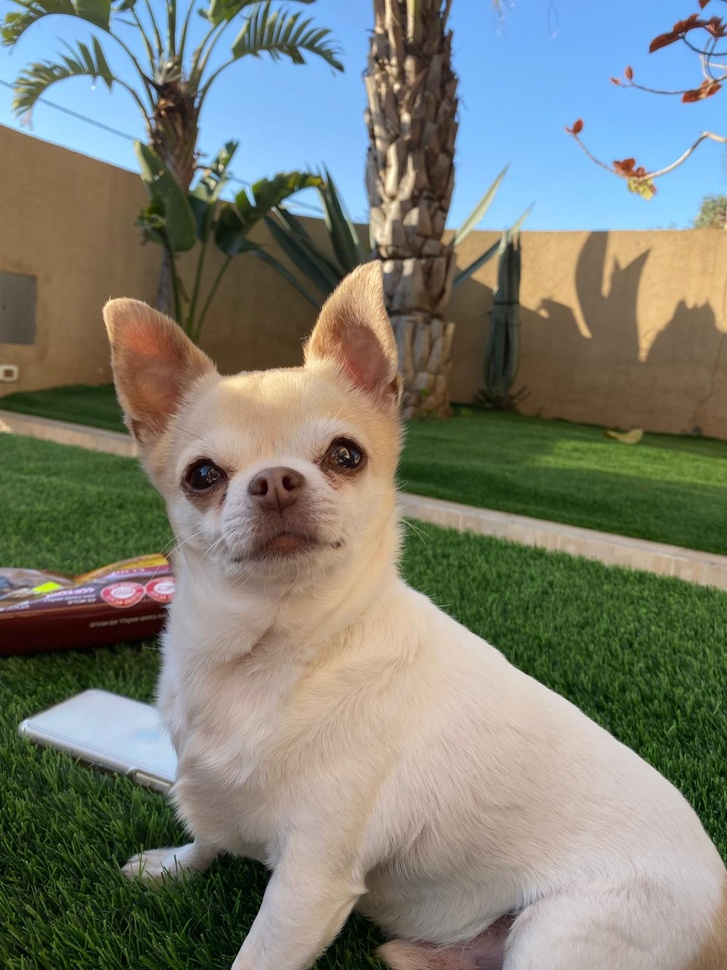
#> input picture IMG-20260103-WA0013.jpg, 727 x 970 px, shrunk from 1200 x 1600 before the run, found by its file name
$ python main.py
#> lines starting #> are read from the running program, lines starting #| are printed output that depends on the picture; after the words box and inside, x2 and y2 are one past the last pixel; in counts of white or black regions, pixels touching at a corner belong together
### image_utils.py
from PIL import Image
import numpy as np
from scipy.signal import convolve2d

def load_image(file_path):
#> called with file_path = '/content/IMG-20260103-WA0013.jpg'
    image = Image.open(file_path)
#> image is the input picture: PIL image 727x970 RGB; mean R, G, B 122.9, 125.7, 114.8
    np_image = np.asarray(image)
    return np_image

# [18 lines left out: function edge_detection, not called in this run]

### main.py
import numpy as np
import matplotlib.pyplot as plt
from PIL import Image
from skimage.filters import median
from skimage.morphology import disk
from scipy.signal import convolve2d # Added for edge_detection

from image_utils import load_image # Only import load_image, edge_detection will be defined here

# Redefine edge_detection to ensure correct parameter usage
def edge_detection(image_array):
    # If the image_array is already grayscale (2D), use it directly.
    # Otherwise, convert 3-channel image to grayscale.
    if image_array.ndim == 3:
        gray_image = np.mean(image_array, axis=2)
    else:
        gray_image = image_array

    kernelY = np.array([[ 1,  0, -1],
                        [ 2,  0, -2],
                        [ 1,  0, -1]])


    kernelX = np.array([[-1, -2, -1],
                        [ 0,  0,  0],
                        [ 1,  2,  1]])

    edgeY = convolve2d(gray_image, kernelY, mode='same', boundary='fill', fillvalue=0)
    edgeX = convolve2d(gray_image, kernelX, mode='same', boundary='fill', fillvalue=0)

    edgeMAG = np.sqrt(edgeX**2 + edgeY**2)

    return edgeMAG


path = '/content/IMG-20260103-WA0013.jpg'
original_np = load_image(path)

gray_image = np.mean(original_np, axis=2).astype(np.uint8)
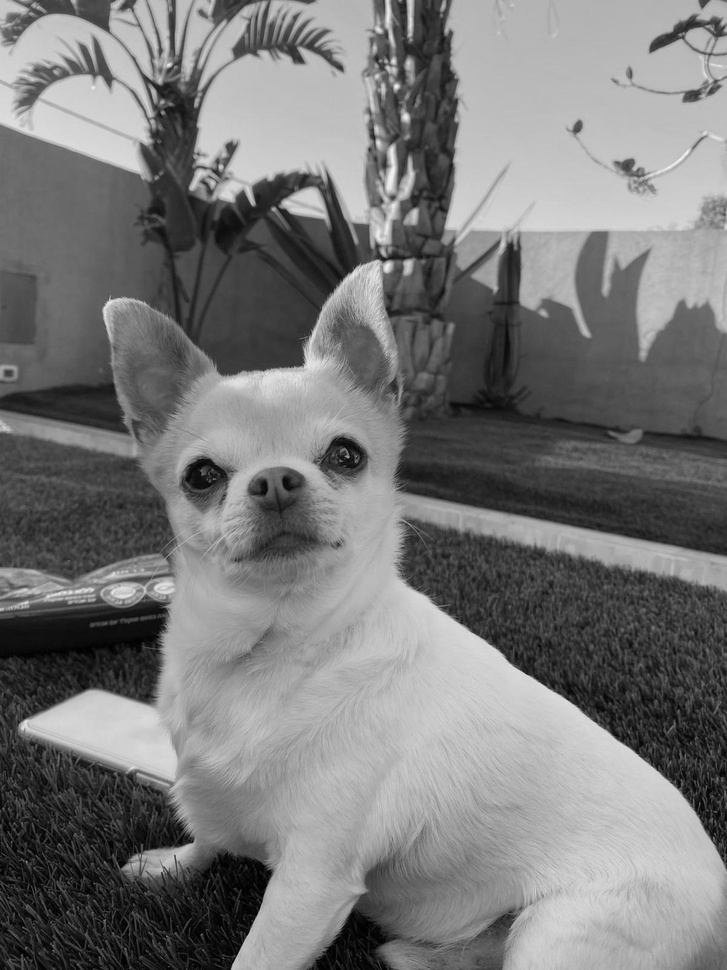
#> gray_image: shape (970, 727); min 0, max 247, mean 120.8
clean_image = median(gray_image, disk(3))

edgeMAG = edge_detection(clean_image)
#> in edge_detection, `edgeY = convolve2d(gray_image, kernelY, mode='same', boundary='fill', ..`:
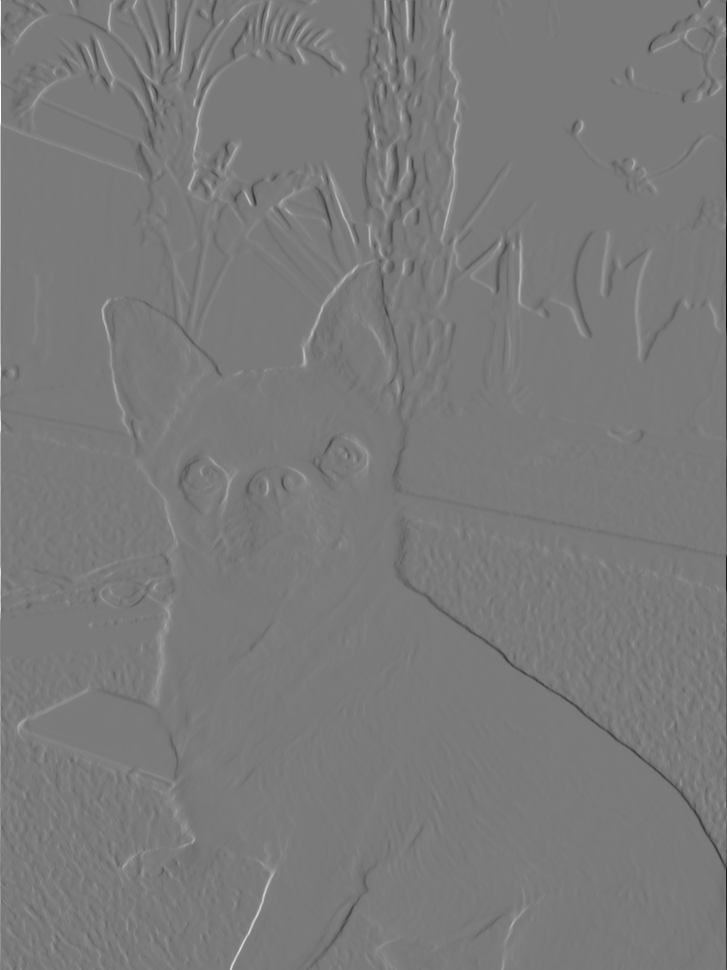
#> edgeY: shape (970, 727) int64; min -812, max 876, mean 0.1; drawn with min black and max white
#> in edge_detection, `edgeX = convolve2d(gray_image, kernelX, mode='same', boundary='fill', ..`:
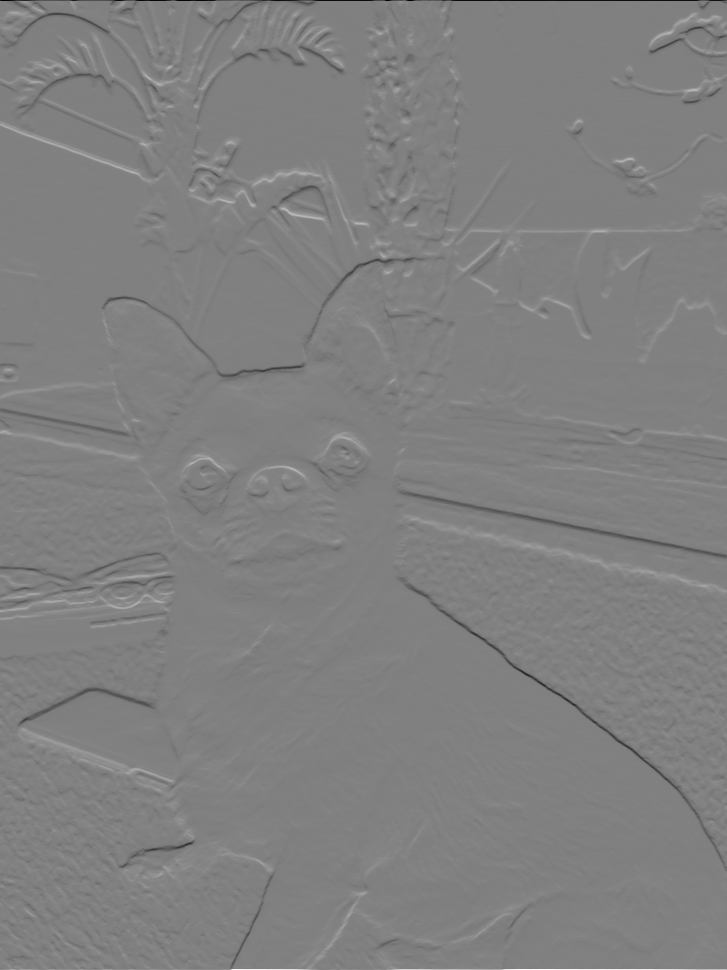
#> edgeX: shape (970, 727) int64; min -796, max 784, mean 0.2; drawn with min black and max white
#> in edge_detection, `edgeMAG = np.sqrt(edgeX**2 + edgeY**2)`:
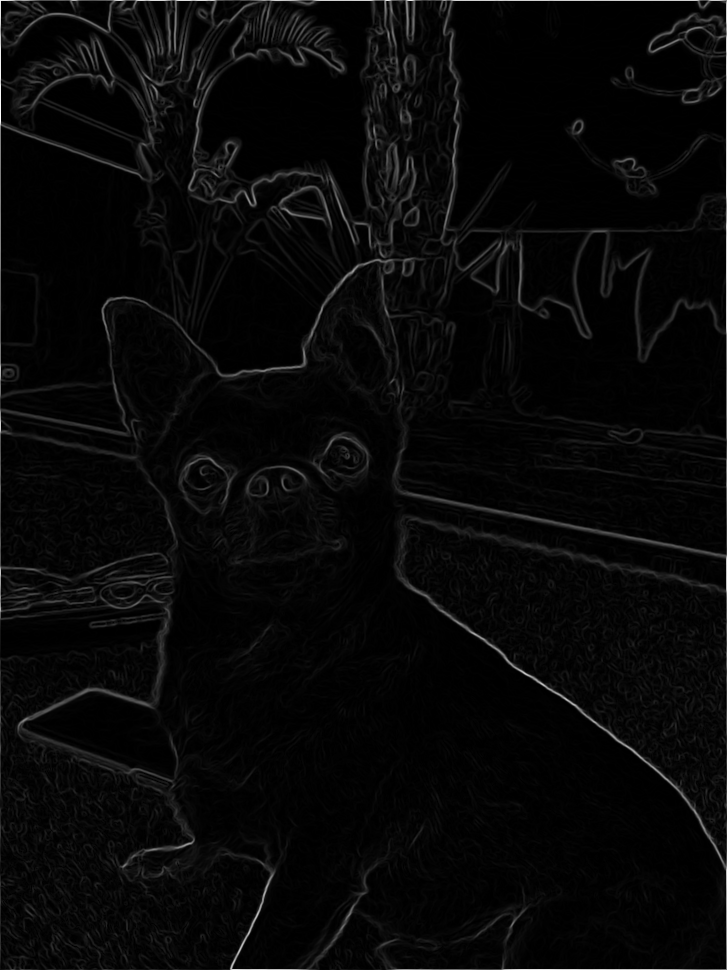
#> edgeMAG: shape (970, 727) float64; min 0, max 876, mean 28.3; drawn with min black and max white

plt.figure(figsize=(10, 4))
plt.subplot(1, 2, 1)
plt.hist(edgeMAG.ravel(), bins=256, color='black')
plt.title("Histogram of edgeMAG")
plt.xlabel("Pixel Intensity")
plt.ylabel("Frequency")

threshold_value = 50
edge_binary = edgeMAG > threshold_value
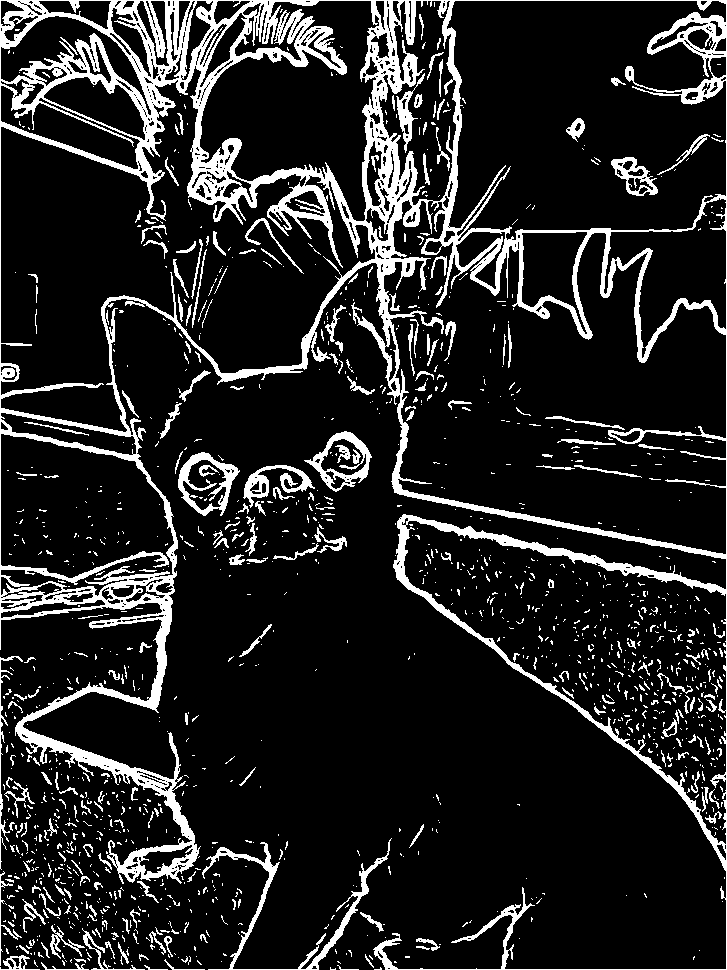
#> edge_binary: shape (970, 727) bool; 13.8% white; 1383 white regions (1146 under 20 px), largest, box (x1, y1, x2, y2) and area: (0, 0, 727, 970) 70699, (202, 838, 392, 970) 2140, (178, 452, 240, 516) 1291

plt.subplot(1, 2, 2)
plt.imshow(edge_binary, cmap='gray')
plt.title("Binary Edge Map")
plt.show()
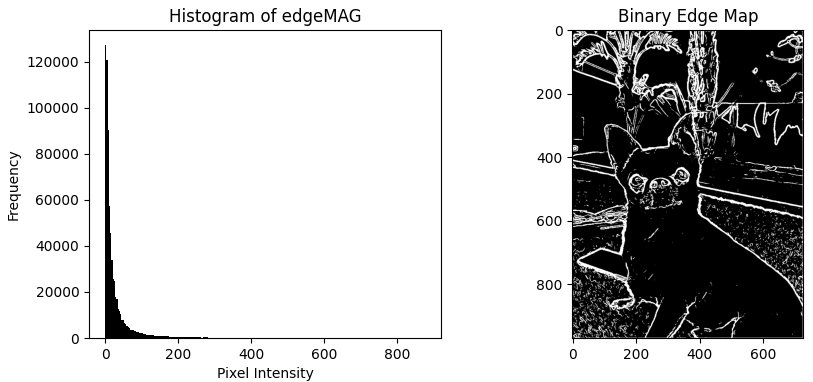
#> figure drawn by matplotlib, 2 panels; panel 1: tallest bar 127426 high, from x = 0 to 3.42

edge_image = Image.fromarray((edge_binary * 255).astype(np.uint8))
edge_image.save('my_edges.png')

$ run again, with Donald b&w.png saved as IMG-20260103-WA0013.jpg
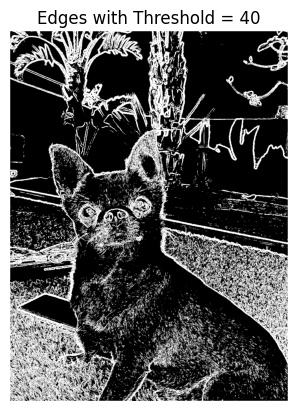
#> input picture Donald b&w.png, 297 x 411 px, found by its file name
#> in load_image, image is the input picture: PIL image 297x411 RGB; min 0, max 255, mean 93.7
#> `edge_binary = edgeMAG > threshold_value`:
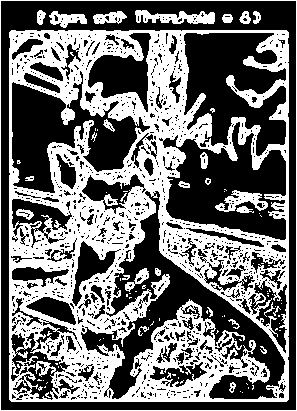
#> edge_binary: shape (411, 297) bool; 43.4% white; 116 white regions (88 under 20 px), largest, box (x1, y1, x2, y2) and area: (9, 30, 289, 402) 48067, (0, 0, 297, 411) 1412, (135, 10, 215, 24) 694
#> `plt.show()`:
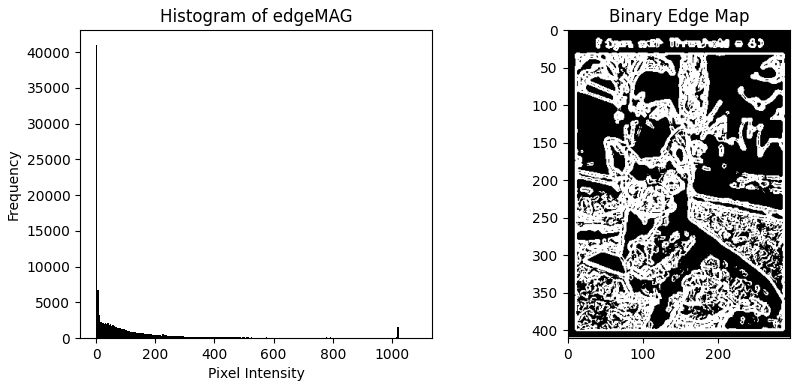
#> figure drawn by matplotlib, 2 panels; panel 1: tallest bar 41048 high, from x = -4.44e-16 to 4.23
